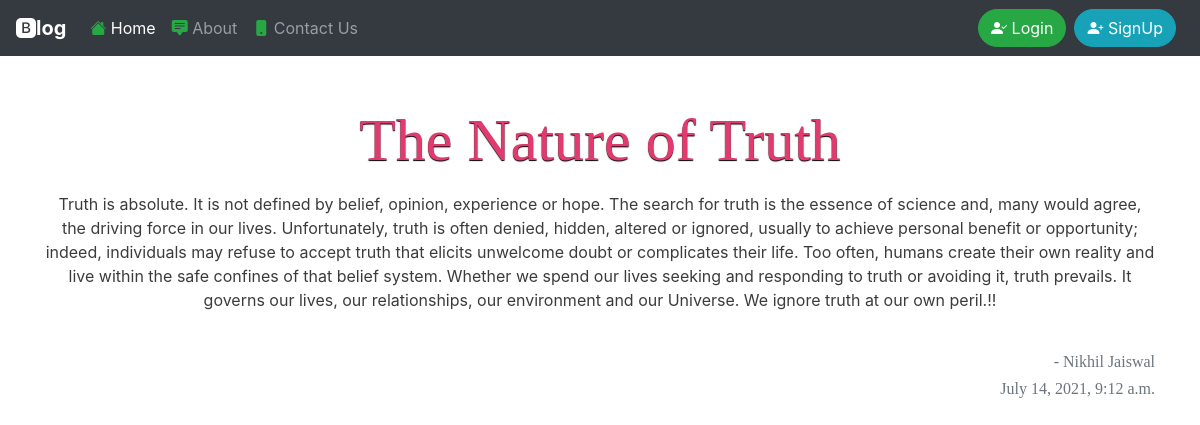
/blog/the-nature-of-truth/, run on the app's committed database.
### home/models.py (models this page shows, shortened)
class Blog(models.Model):
    title = models.CharField(max_length=50)
    desc = models.TextField()
    title_slug = models.SlugField(unique=True, default=uuid.uuid1)
    user = models.ForeignKey(settings.AUTH_USER_MODEL,
                             on_delete=models.CASCADE, default='pk')
    timestamp = models.DateTimeField(default=timezone.now)

class MyUser(AbstractBaseUser):
    email = models.EmailField(
        verbose_name='email address',
        max_length=255,
        unique=True,
    )
    full_name = models.CharField(max_length=100, default=None)
    date_of_birth = models.DateField()
    mobile = models.CharField(max_length=14)
    is_active = models.BooleanField(default=True)
    is_admin = models.BooleanField(default=False)
    auth_token = models.CharField(max_length=100)
    is_verified = models.BooleanField(default=True)
    objects = MyUserManager()
    USERNAME_FIELD = 'email'
    REQUIRED_FIELDS = ['date_of_birth', 'mobile', ]

### home/views.py (the view)
# urls.py: path('blog/<str:slug>/', views.singleBlog, name='blog'),
def singleBlog(request, slug):
    blog = Blog.objects.get(title_slug=slug)
    data = {'data': blog}
    return render(request, 'blog.html', data)

### templates/blog.html (shortened to what this page needs)
{% extends 'base.html' %}
{% block body %}
<div class="container my-5">
    <div class="center">
        <h1 class="text-center my-3"> {{ data.title }} </h1>
        <p> {{data.desc}} </p>
        <br>
        <h6 class="text-right  text-muted"> - {{data.user.full_name}}</h6>
        <h6 class="text-right  text-muted">{{data.timestamp}}</h6>
    </div>
</div>
{% endblock body %}

### templates/base.html (shortened to what this page needs)
<!doctype html>
<html lang="en">
<head>
    <link rel="stylesheet" href="https://cdn.jsdelivr.net/npm/bootstrap@4.6.0/dist/css/bootstrap.min.css"
>
    <link rel="stylesheet" href="https://cdn.jsdelivr.net/npm/bootstrap-icons@1.5.0/font/bootstrap-icons.css">
</head>
<body onload="myFunction()">
    <nav class="navbar navbar-expand-lg navbar-dark bg-dark">
        <a class="navbar-brand" href="/">
            <b class="bi bi-bootstrap-fill">log</b>
        </a>
        <div class="collapse navbar-collapse" id="navbarSupportedContent">
            <ul class="navbar-nav mr-auto">
                <li class="nav-item active">
                    <a class="nav-link" href="/"><i class="bi bi-house-fill text-success"></i>
                        Home
                        <span class="sr-only">(current)</span></a>
                </li>
                <li class="nav-item">
                    <a class="nav-link" href="#"><i class="bi bi-chat-square-text-fill text-success"></i> About</a>
                </li>
                <li class="nav-item">
                    <a class="nav-link" href="/contact"><i class="bi bi-phone-fill text-success"></i> Contact Us</a>
                </li>
            </ul>
            {% if request.user.is_anonymous %}
            <a class="btn rounded-pill btn-success" href="#" role="button" data-toggle="modal"
                data-target="#loginModal"><i class="bi bi-person-check-fill"></i>
                Login </a>
            <a class="btn rounded-pill btn-info mx-2" href="#" role="button" data-toggle="modal"
                data-target="#signupModal"><i class="bi bi-person-plus-fill"></i>
                SignUp </a>
            {% endif %}
        </div>
    </nav>
        {% block body %}
        {% endblock body %}
</body>
</html>

### templates/base.html (style rules this page uses)
:root { --bg: #e3e4e8; --fg: #17181c; --c1: #f42f25; --c2: #f49725; --c3: #255ff4; }
h1, h2, h3, h4, h5, h6 { font-family: "Playfair Display", Georgia, "Times New Roman", serif; }

### templates/blog.html (style rules this page uses)
h1 { font-size: 60px; color: #e23a6e; margin-bottom: 10px; text-shadow: 0px 1px 1px #000; }
p { color: rgba(0, 0, 0, 0.767); }
.center { position: relative; text-align: center; }

### data on the page
Blog: title "The Nature of Truth", desc "Truth is absolute. It is not defined by belief, opinion, experience or hope. The search for truth is the essence of science and, many would agree, the driving force in our lives. Unfortunately, truth is often denied, hidden, altered or ignored, usually to achieve personal benefit or opportunity; indeed, individuals may refuse to accept truth that elicits unwelcome doubt or complicates their life. Too often, humans create their own reality and live within the safe confines of that belief system. Whether we spend our lives seeking and responding to truth or avoiding it, truth prevails. It governs our lives, our relationships, our environment and our Universe. We ignore truth at our own…", user.full_name "Nikhil Jaiswal", timestamp "July 14, 2021, 9:12 a.m."
